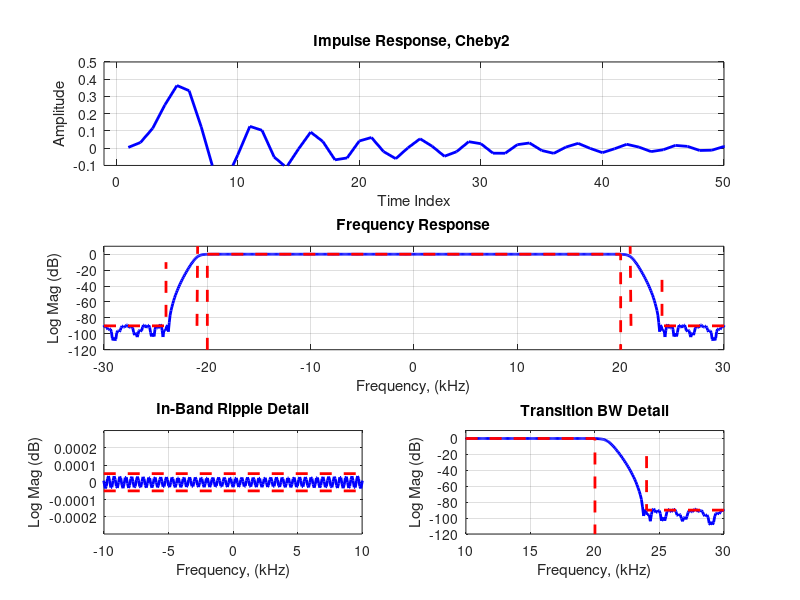

Reproduce this figure in MATLAB.
fs = 88.2;
fc = 24/fs;
fe = 20/fs;
ws = fc*2;
wp = fe*2;
A = 90;
[n, wn] = cheb2ord(wp,ws,0.1, A);
[b1,a1] = cheby2(n,A,wn,"low");
[sos1, g1] = tf2sos(b1,a1);
u = [1 zeros(1,199)];
h2 = sosfilt(sos1, u);
h3 = h2*g1;

figure(200)
subplot(3,1,1)
plot(h3,'b','linewidth',2)
grid on
axis([-1 50 -0.1 0.5])
title('Impulse Response, Cheby2 ')
xlabel('Time Index')
ylabel('Amplitude')

fh=fftshift(20*log10(abs(fft(h3,1024))));

subplot(3,1,2)
plot([-0.5:1/1024:0.5-1/1024]*fs,fh,'b','linewidth',2)
hold on
plot([-20 -20 +20 +20],[-200 0 0 -200],'--r','linewidth',2) %box 
plot([-30 -24 -24],[-90 -90 -10],'--r','linewidth',2) %left L 
plot([+30 +24 +24],[-90 -90 -20],'--r','linewidth',2) %right L
plot([21 21 -3],[-90 -90 30000],'--r','linewidth',2)
plot([-21 -21 -3],[-90 -90 30000],'--r','linewidth',2)
hold off
grid on
axis([-30 +30 -120 10])
title('Frequency Response')
xlabel('Frequency, (kHz)')
ylabel('Log Mag (dB)')

subplot(3,2,5)
plot([-0.5:1/1024:0.5-1/1024]*fs,fh,'b','linewidth',2)
hold on
plot([-20 -20 20 20],[-0.1 -0.00005 -0.00005 -0.1],'--r','linewidth',2) %first box is the length, second is the position, [ | _ _ | ] 
plot([-20 -20 20 20],[+0.1 +0.00005 +0.00005 +0.1],'--r','linewidth',2)
hold off
grid on
axis([-10 +10 -0.0003 0.0003])
title('In-Band Ripple Detail')
xlabel('Frequency, (kHz)')
ylabel('Log Mag (dB)')


subplot(3,2,6)
plot([-0.5:1/1024:0.5-1/1024]*fs,fh,'b','linewidth',2)
hold on
plot([-20 -20 +20 +20],[-200 0 0 -200],'--r','linewidth',2) %box 
plot([+30 +24 +24],[-90 -90 -20],'--r','linewidth',2) %right L
hold off
grid on
axis([10 +30 -120 10])
title('Transition BW Detail')
xlabel('Frequency, (kHz)')
ylabel('Log Mag (dB)')
